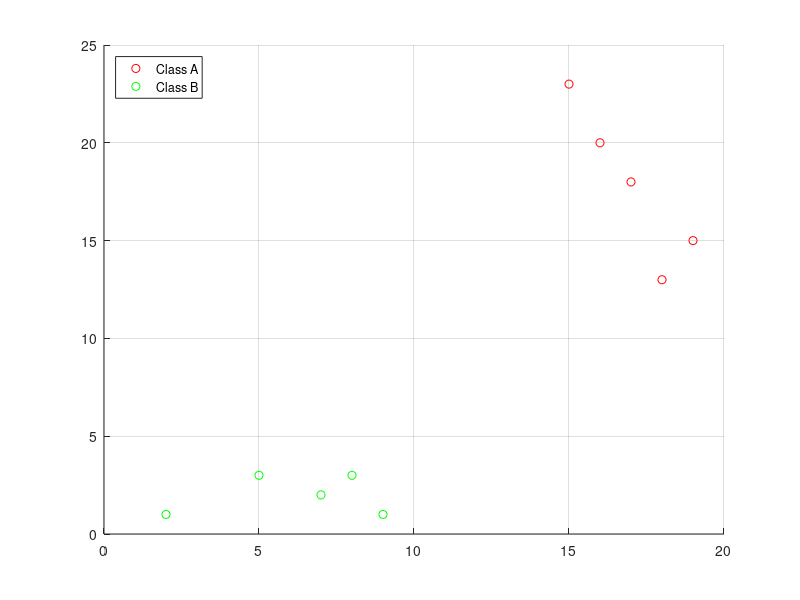

Write the MATLAB code that produced this figure. (Note: this script raises an error after producing the figure.)
% Data
X = [5 3;
     2 1;
     7 2;
     8 3;
     9 1;
     15 23;
     17 18;
     18 13;
     16 20;
     19, 15];

% Labels of the data for each class
y = [1;
     1;
     1;
     1;
     1;
     -1;
     -1;
     -1;
     -1;
     -1];
% Plot 2D
scatter(X(y == -1,1),X(y == -1,2), 'r');
hold on
scatter(X(y == 1,1), X(y == 1,2), 'g');
grid on
legend('Class A', 'Class B', 'location', 'northwest')
     
% Tuning parameters
C = 1; % For upper boundary limit
lambda = 1; % Regularization (Makes it faster to solve the quadratic programming)

% Compute weigths, bias and find accuracy
[w, b, accuracy, solution] = lsvm(X, y, C, lambda);

% How long the line should be
min_value_column_1 = min(X(:,1));
max_value_column_1 = max(X(:,1));

% Create the separation line y = k*x + m
x1 = linspace(min_value_column_1, max_value_column_1);
x2 = (-w(1)*x1 - b) / w(2);

% Plot the separation line
plot(x1, x2, 'k', 'LineWidth', 2);
xlim([0 20]) % Max x-axis limit
ylim([0 20]) % Max y-axis limit
legend('Class A', 'Class B', 'Separation', 'location', 'northwest')
     
% Classify
x_unknown = [15; 5];
class_ID = sign(w*x_unknown + b)
if(class_ID > 0)
  disp('x_unknown class B')
else
  disp('x_unknown is class A')
end
